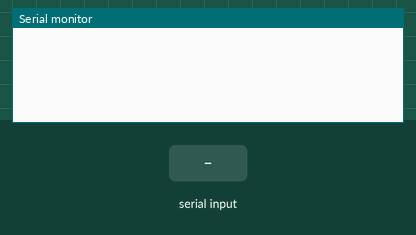
Recording of a sketch running on a simulated Arduino Uno, built with avr-gcc and run on an emulated ATmega328P. Shown: the last lines printed to the serial monitor. The test bench sets the inputs (shaded band).

Above: at 1.2 s.
1.3 s: "a" received over the second serial link
At 2.0 s:
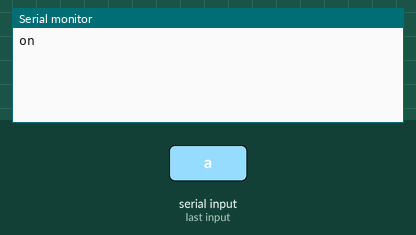
2.8 s: "1" received over the second serial link
At 4.7 s:
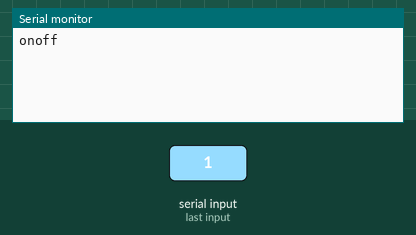

Measured:
- after the input at 1.3 s, the serial monitor: prints a new line at once (image 1)
- after the input at 2.8 s, the serial monitor: prints a new line after 0.50 s (image 2)

The sketch:

XbeeButton.ino
```cpp
//#include <PWM.h>

// We'll use SoftwareSerial to communicate with the XBee:
#include <SoftwareSerial.h>

SoftwareSerial XBee(2, 3);


int led = 9;
int light = 13;
int pot = A0;


void setup()
{
  XBee.begin(9600);
  Serial.begin(9600);
}

void loop()
{
  while (XBee.available()) {
    if (XBee.read() == 'a') {
      Serial.print("on");
      digitalWrite(light, HIGH);
      delay(2000);
    }

    else {
      Serial.print("off");
      digitalWrite(light, LOW);
      delay(20);
      }
    }
}
```
